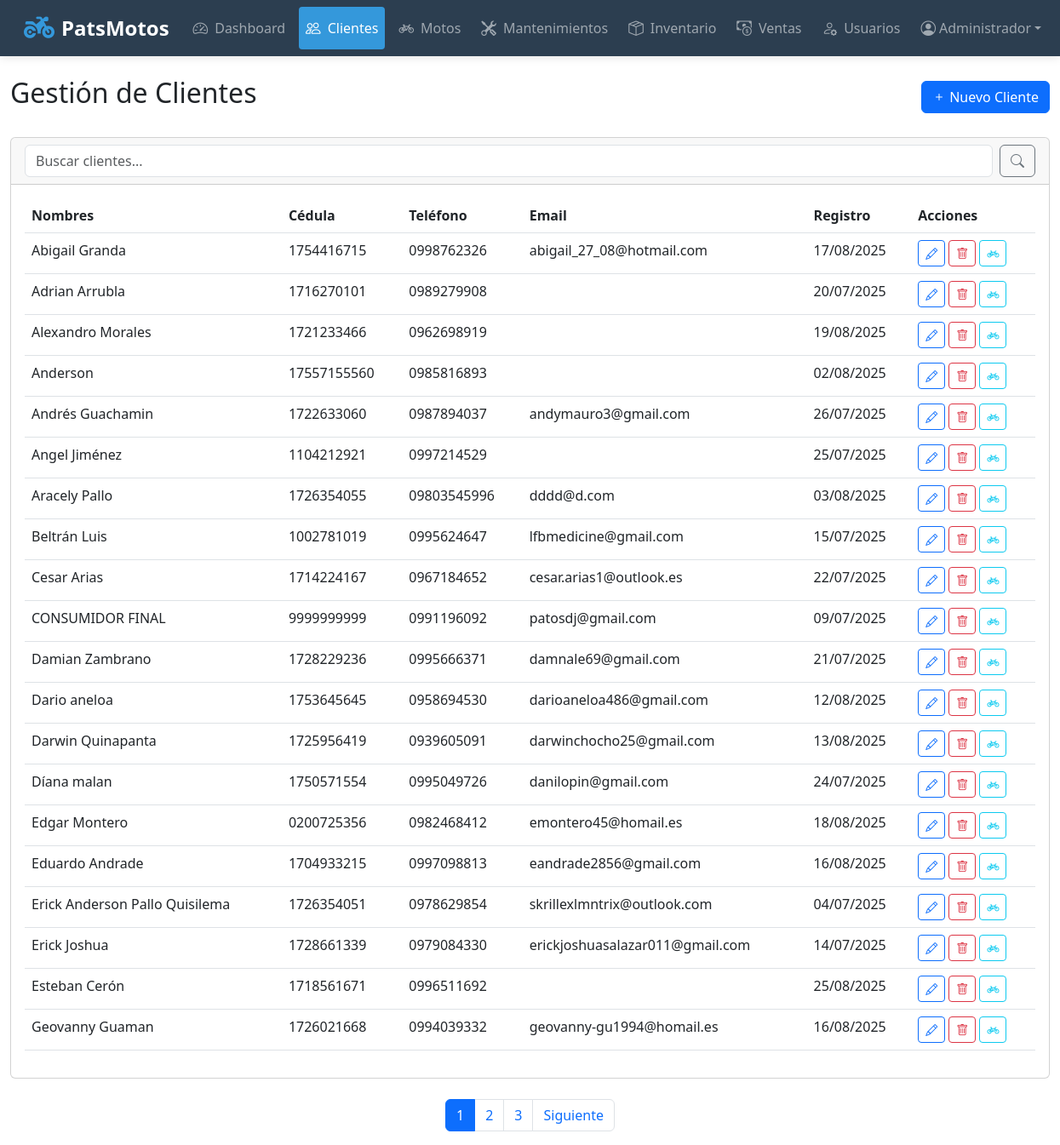
Screenshot of /clientes.php (signed in) with the database file from the repository.
### tables this page shows
CREATE TABLE `clientes` (
  `id` int(11) NOT NULL,
  `nombres` varchar(100) NOT NULL,
  `cedula` varchar(20) NOT NULL,
  `telefono` varchar(20) DEFAULT NULL,
  `email` varchar(100) DEFAULT NULL,
  `direccion` text DEFAULT NULL,
  `fecha_registro` timestamp NULL DEFAULT current_timestamp()
);

### clientes.php (the view, shortened to what this page needs)
<?php
require_once 'config.php';
$search = isset($_GET['search']) ? trim($_GET['search']) : '';
$page = max(1, (int)($_GET['page'] ?? 1));
$limit = 20;
$offset = ($page - 1) * $limit;
$query = "SELECT SQL_CALC_FOUND_ROWS * FROM clientes";
$params = [];
$query .= " ORDER BY nombres LIMIT $limit OFFSET $offset";
$stmt = $conn->prepare($query);
$stmt->execute($params);
$clientes = $stmt->fetchAll(PDO::FETCH_ASSOC);
$totalClientes = $conn->query("SELECT FOUND_ROWS()")->fetchColumn();
$totalPages = ceil($totalClientes / $limit);
?>
<!DOCTYPE html>
<html lang="es">
<head>
    <link href="https://cdn.jsdelivr.net/npm/bootstrap@5.3.0/dist/css/bootstrap.min.css" rel="stylesheet">
    <link href="https://cdn.jsdelivr.net/npm/bootstrap-icons@1.10.0/font/bootstrap-icons.css" rel="stylesheet">
    <link href="https://cdnjs.cloudflare.com/ajax/libs/font-awesome/6.5.0/css/all.min.css" rel="stylesheet">
</head>
<body>
    <?php include 'navbar.php'; ?>
    <div class="container-fluid mt-4">
        <div class="d-flex justify-content-between align-items-center mb-4">
            <h2>Gestión de Clientes</h2>
            <button class="btn btn-primary" data-bs-toggle="modal" data-bs-target="#clienteModal">
                <i class="bi bi-plus"></i> Nuevo Cliente
            </button>
        </div>
        <div class="card mb-4">
            <div class="card-header">
                <form method="GET" class="d-flex">
                    <input type="text" name="search" class="form-control me-2" placeholder="Buscar clientes..." value="<?php echo htmlspecialchars($search); ?>">
                    <button type="submit" class="btn btn-outline-secondary"><i class="bi bi-search"></i></button>
                </form>
            </div>
            <div class="card-body">
                <div class="table-responsive">
                    <table class="table table-hover">
                        <thead>
                            <tr>
                                <th>Nombres</th>
                                <th>Cédula</th>
                                <th>Teléfono</th>
                                <th>Email</th>
                                <th>Registro</th>
                                <th>Acciones</th>
                            </tr>
                        </thead>
                        <tbody>
                            <?php foreach ($clientes as $cliente): ?>
                                <tr>
                                    <td><?php echo htmlspecialchars($cliente['nombres']); ?></td>
                                    <td><?php echo htmlspecialchars($cliente['cedula']); ?></td>
                                    <td><?php echo htmlspecialchars($cliente['telefono']); ?></td>
                                    <td><?php echo htmlspecialchars($cliente['email']); ?></td>
                                    <td><?php echo date('d/m/Y', strtotime($cliente['fecha_registro'])); ?></td>
                                    <td>
                                        <button class="btn btn-sm btn-outline-primary edit-btn"
                                            data-id="<?php echo $cliente['id']; ?>"
                                            data-nombres="<?php echo htmlspecialchars($cliente['nombres']); ?>"
                                            data-cedula="<?php echo htmlspecialchars($cliente['cedula']); ?>"
                                            data-telefono="<?php echo htmlspecialchars($cliente['telefono']); ?>"
                                            data-email="<?php echo htmlspecialchars($cliente['email']); ?>"
                                            data-direccion="<?php echo htmlspecialchars($cliente['direccion']); ?>">
                                            <i class="bi bi-pencil"></i>
                                        </button>
                                        <a href="clientes.php?delete=<?php echo $cliente['id']; ?>" class="btn btn-sm btn-outline-danger" onclick="return confirm('¿Estás seguro de eliminar este cliente?')">
                                            <i class="bi bi-trash"></i>
                                        </a>
                                        <a href="motos.php?cliente=<?php echo $cliente['id']; ?>" class="btn btn-sm btn-outline-info" title="Ver motos">
                                            <i class="bi bi-bicycle"></i>
                                        </a>
                                    </td>
                                </tr>
                            <?php endforeach; ?>
                        </tbody>
                    </table>
                </div>
            </div>
        </div>
    </div>
    <nav>
        <ul class="pagination justify-content-center">
            <?php for ($i = 1; $i <= $totalPages; $i++): ?>
                <li class="page-item <?= $i == $page ? 'active' : '' ?>">
                    <a class="page-link" href="?<?= http_build_query(array_merge($_GET, ['page' => $i])) ?>"><?= $i ?></a>
                </li>
            <?php endfor; ?>
            <?php if ($page < $totalPages): ?>
                <li class="page-item">
                    <a class="page-link" href="?<?= http_build_query(array_merge($_GET, ['page' => $page + 1])) ?>">Siguiente</a>
                </li>
            <?php endif; ?>
        </ul>
    </nav>
</body>
</html>

### navbar.php (style rules this page uses)
:root { --navbar-bg: #2c3e50; --navbar-hover: #34495e; --primary-accent: #3498db; --badge-color: #e74c3c; }

### rows the page displays
clientes: nombres "Abigail Granda", cedula "1754416715", telefono "0998762326", email "abigail_27_08@hotmail.com", fecha_registro "17/08/2025"
clientes: nombres "Adrian Arrubla", cedula "1716270101", telefono "0989279908", fecha_registro "20/07/2025"
clientes: nombres "Alexandro Morales", cedula "1721233466", telefono "0962698919", fecha_registro "19/08/2025"
clientes: nombres "Anderson", cedula "17557155560", telefono "0985816893", fecha_registro "02/08/2025"
clientes: nombres "Andrés Guachamin", cedula "1722633060", telefono "0987894037", email "andymauro3@gmail.com", fecha_registro "26/07/2025"
clientes: nombres "Angel Jiménez", cedula "1104212921", telefono "0997214529", fecha_registro "25/07/2025"
clientes: nombres "Aracely Pallo", cedula "1726354055", telefono "09803545996", email "dddd@d.com", fecha_registro "03/08/2025"
clientes: nombres "Beltrán Luis", cedula "1002781019", telefono "0995624647", email "lfbmedicine@gmail.com", fecha_registro "15/07/2025"
clientes: nombres "Cesar Arias", cedula "1714224167", telefono "0967184652", email "cesar.arias1@outlook.es", fecha_registro "22/07/2025"
clientes: nombres "CONSUMIDOR FINAL", cedula "9999999999", telefono "0991196092", email "patosdj@gmail.com", fecha_registro "09/07/2025"
clientes: nombres "Damian Zambrano", cedula "1728229236", telefono "0995666371", email "damnale69@gmail.com", fecha_registro "21/07/2025"
clientes: nombres "Dario aneloa", cedula "1753645645", telefono "0958694530", email "darioaneloa486@gmail.com", fecha_registro "12/08/2025"
clientes: nombres "Darwin Quinapanta", cedula "1725956419", telefono "0939605091", email "darwinchocho25@gmail.com", fecha_registro "13/08/2025"
clientes: nombres "Díana malan", cedula "1750571554", telefono "0995049726", email "danilopin@gmail.com", fecha_registro "24/07/2025"
clientes: nombres "Edgar Montero", cedula "0200725356", telefono "0982468412", email "emontero45@homail.es", fecha_registro "18/08/2025"
clientes: nombres "Eduardo Andrade", cedula "1704933215", telefono "0997098813", email "eandrade2856@gmail.com", fecha_registro "16/08/2025"
clientes: nombres "Erick Anderson Pallo Quisilema", cedula "1726354051", telefono "0978629854", email "skrillexlmntrix@outlook.com", fecha_registro "04/07/2025"
clientes: nombres "Erick Joshua", cedula "1728661339", telefono "0979084330", email "erickjoshuasalazar011@gmail.com", fecha_registro "14/07/2025"
clientes: nombres "Esteban Cerón", cedula "1718561671", telefono "0996511692", fecha_registro "25/08/2025"
clientes: nombres "Geovanny Guaman", cedula "1726021668", telefono "0994039332", email "geovanny-gu1994@homail.es", fecha_registro "16/08/2025"

### other values shown
$item['title'] "Dashboard"
$item['title'] "Clientes"
$item['title'] "Motos"
$item['title'] "Mantenimientos"
$item['title'] "Inventario"
$item['title'] "Ventas"
$item['title'] "Usuarios"
$userName "Administrador"
